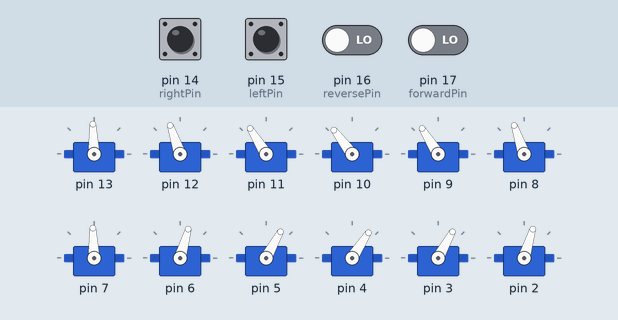
A sketch run on a simulated Arduino Uno, built with avr-gcc and run on an emulated ATmega328P. On the bench: 12 × servo. The test bench sets the inputs (shaded band); at power-on: pin 14 (rightPin), pin 15 (leftPin), pin 16 (reversePin), pin 17 (forwardPin) LOW.

Above: at 16.2 s.
16.3 s: pin 16 (reversePin) driven HIGH
At 16.75 s:
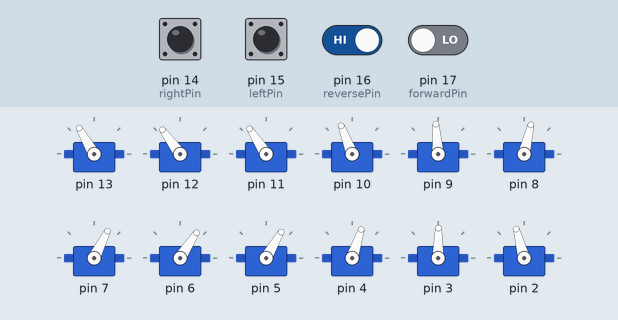
19.3 s: pin 14 (rightPin) pulled HIGH for 0.15 s
At 19.77 s:
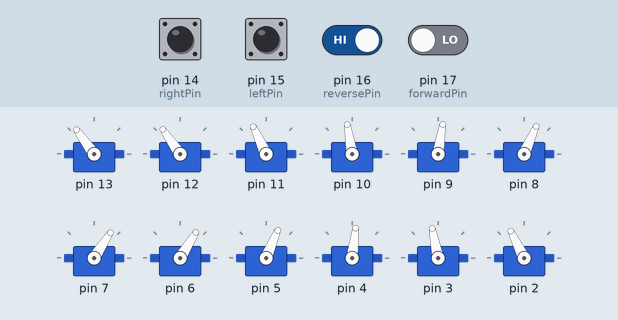
22.3 s: pin 17 (forwardPin) driven HIGH
At 22.78 s:
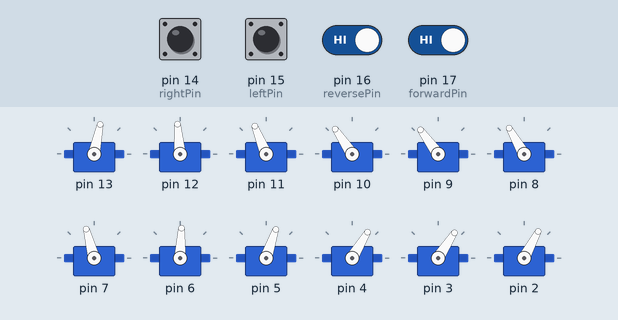
25.3 s: pin 15 (leftPin) pulled HIGH for 0.15 s
At 25.8 s:
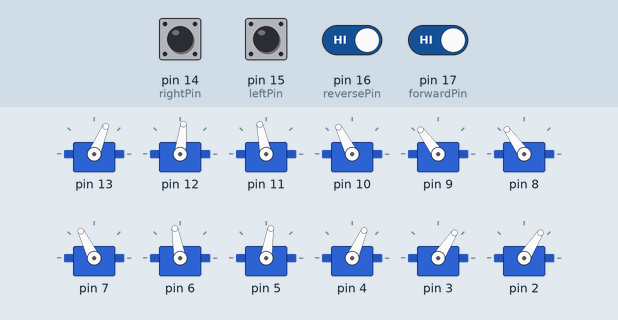
28.3 s: pin 14 (rightPin) pulled HIGH for 1 s
32.3 s: pin 15 (leftPin) pulled HIGH for 1 s
Timing chart, 0 to 33.8 s (numbered marks = the images above; inputs shaded):
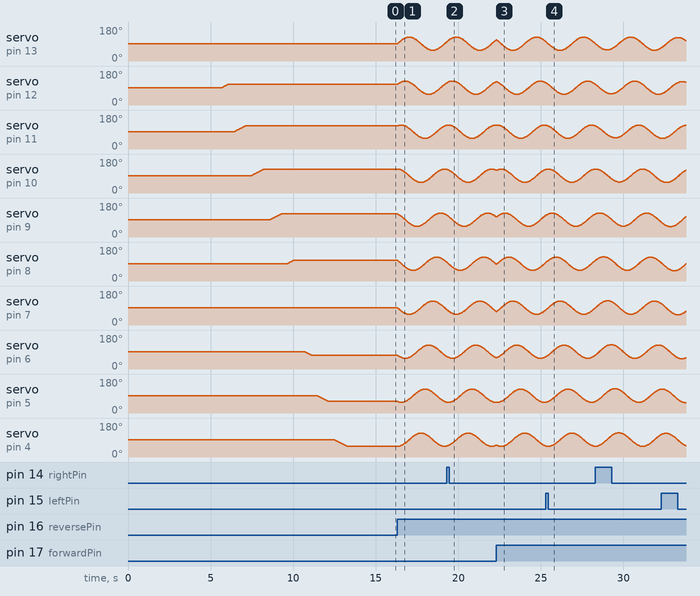

The sketch:

Serpentine12New.ino
```cpp
/*
Remote control file for serpentine motion
of a snake robot with 12 servos
*/

#include <Servo.h>

#include <SnakeRobotShared.h>

// Compiler flag to set a button layout which uses two buttons for reverse turns; if not set, a single-button layout that persists movement direction for turns will be used (see README.md in
// the Serpentine folder for more information)
// #define TWO_BUTTON_REVERSE_TURN_LAYOUT

// Total number of robot servos
const unsigned short NUM_SERVOS = 12;
Servo robotServos[NUM_SERVOS];

// Servo forward angles (use to correct inaccuracies in robot assembly)
float forwardAngles[NUM_SERVOS] = {92.0, 92.0, 92.0, 92.0, 92.0, 92.0, 92.0, 92.0, 92.0, 92.0, 92.0, 91.0};

// This function returns the hardware port number for a given logical servo number (logical servo numbers begin from 0 at the head of the snake and increase down the snake body)
int getServoPortNumber(int servoNumber)
{
  return (13 - servoNumber);
}

// Define variables:

// Remote control movement pins
int forwardPin = 17; // DIO pin corresponding to 'A'
int reversePin = 16; // DIO pin corresponding to 'B'
int leftPin = 15;    // DIO pin corresponding to 'C'
int rightPin = 14;   // DIO pin corresponding to 'D'

int forwardVal = 0;  // Remote control variables
int reverseVal = 0;
int rightVal = 0;
int leftVal = 0;

float lag = (M_PI / 6.0); // Phase lag between segments
float frequency = 0.35; // Oscillation frequency of segments.
int amplitude = 35; // Amplitude of the serpentine motion of the snake
int rightOffset = 7; // Right turn offset
int leftOffset = -7; // Left turn offset
int startPause = 5000;  // Delay time to position robot

float turnSetpoint = 0.0; // Center angle set point
float currentTurnAngle = 0.0; // Current value of the center angle
bool reverseDirection = false; // Boolean flag to store whether or not the robot is moving in a reverse direction
float waveValue = 0.0; // Current base value for the wave generator (sine) function
bool runningWave = false,
     runningWavePrevious = runningWave;
float turnRampRate = 3.0; // Maximum rate at which turn offsets are ramped (degrees per second)
unsigned long currentTimeStamp,
              lastTimeStamp;

void setup()
{
  // Serial.begin(115200);

  // Set movement pins as inputs
  pinMode(forwardPin, INPUT);
  pinMode(reversePin, INPUT);
  pinMode(rightPin, INPUT);
  pinMode(leftPin, INPUT);

  // Set movement pins to low
  digitalWrite(forwardPin, LOW);
  digitalWrite(reversePin, LOW);
  digitalWrite(rightPin, LOW);
  digitalWrite(leftPin, LOW);

  // Determine port numbers and initial values for servos
  int portNumbers[NUM_SERVOS];
  float initialValues[NUM_SERVOS];

  for(int i = 0; i < NUM_SERVOS; i++)
  {
    portNumbers[i] = getServoPortNumber(i);
    initialValues[i] = forwardAngles[i] + currentTurnAngle + amplitude * sin(i * lag);
    // Serial.print("Started servo connected to " + String(portNumbers[i]) + " with " + String(initialValues[i]) + ".\n");
  }

  // Pause to position robot
  delay(startPause);

  // Attach and setup robot servos
  robotServoSetup(robotServos, portNumbers, initialValues, forwardAngles, NUM_SERVOS, 330, 45.0);
}


void loop()
{
  //  Read movement pins
    forwardVal = digitalRead(forwardPin);
    reverseVal = digitalRead(reversePin);
    rightVal = digitalRead(rightPin);
    leftVal = digitalRead(leftPin);

#ifdef TWO_BUTTON_REVERSE_TURN_LAYOUT
// #pragma message("Two-button reverse turn layout is ENABLED.")
/*
    Serial.print("Forward: ");
    Serial.print(forwardVal);
    Serial.print("Reverse: ");
    Serial.print(reverseVal);
    Serial.print("Left: ");
    Serial.print(leftVal);
    Serial.print("Right: ");
    Serial.println(rightVal);
*/

    // Determine forward/reverse state
    if (reverseVal == HIGH)
    {
      runningWave = true;
      reverseDirection = true;
    }
    else
    {
      reverseDirection = false;
    }

    // Right turn
    if (rightVal == HIGH)
    {
      runningWave = true;
      turnSetpoint = rightOffset;
    }
    // Left turn
    else if (leftVal == HIGH)
    {
      runningWave = true;
      turnSetpoint = leftOffset;
    }
    // Straight movement
    else if (forwardVal == HIGH || reverseVal == HIGH)
    {
      runningWave = true;
      turnSetpoint = 0.0;
    }
    else
    {
      runningWave = false;
    }
#else
    // Right turn
    if (rightVal == HIGH){
      runningWave = true;
      turnSetpoint = rightOffset;
    }
    // Left turn
    else if (leftVal == HIGH){
      runningWave = true;
      turnSetpoint = leftOffset;
    }
    // Straight movement
    else
    {
      turnSetpoint = 0.0;
    }

    // Forward motion
    if (forwardVal == HIGH){
      runningWave = true;
      reverseDirection = false;
    }
    // Reverse motion
    else if (reverseVal == HIGH){
      runningWave = true;
      reverseDirection = true;
    }
    // Stop if a turn is not being made
    else if(leftVal == LOW && rightVal == LOW)
    {
      runningWave = false;
    }
#endif

    // If the robot has just started running
    if(runningWave && !runningWavePrevious)
    {
      // Reset the last time stamp to the current millisecond timer value
      lastTimeStamp = millis();
    }

    runningWavePrevious = runningWave;

    // If the robot is running
    if(runningWave)
    {
      // Calculate the elapsed time
      currentTimeStamp = millis();
      float elapsedTime = (currentTimeStamp - lastTimeStamp) / 1000.0;
      lastTimeStamp = currentTimeStamp;

      // Calculate the new base wave generator value
      waveValue += ((-2.0 * M_PI * frequency)* (elapsedTime * (reverseDirection ? -1.0 : 1.0)));

      // Calculate the maximum change in the current center angle
      float maxAngleChange = turnRampRate * elapsedTime;

      // Calculate the new center angle
      currentTurnAngle = coerceToRange(currentTurnAngle - maxAngleChange, currentTurnAngle + maxAngleChange, turnSetpoint);
      // Serial.println("Current center angle: " + String(currentCenterAngle));

      // Loop to update robot servos
      for(int i = 0; i < NUM_SERVOS; i++)
      {
        // s1.write(currentAngle + amplitude*cos(frequency*counter*3.14159/180+5*lag));
        robotServos[i].write(forwardAngles[i] + currentTurnAngle + amplitude*sin(waveValue + (i * lag)));
        // Serial.print(forwardAngles[i] + currentTurnAngle + amplitude*sin(waveValue + (i * lag)));
        // Serial.print(' ');
      }

      // Serial.println();
    }
}
```
